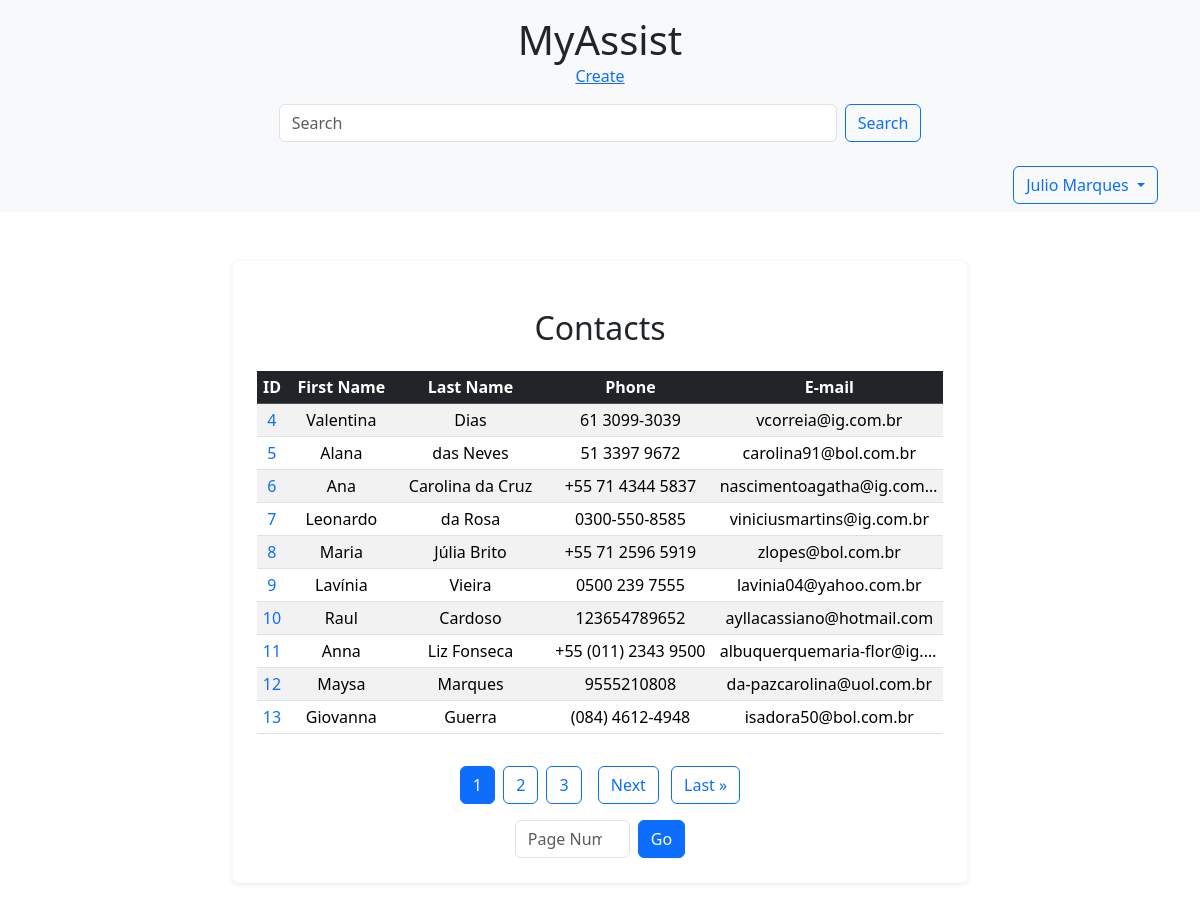
Screenshot of /home/ (signed in) with the database file from the repository.
### accounts/models.py (models this page shows, shortened)
class User(AbstractBaseUser, PermissionsMixin):
    first_name = models.CharField(_("first name"), max_length=150, blank=True)
    email = models.EmailField(_("email address"), unique=True)
    is_staff = models.BooleanField(
        _("staff status"),
        default=False,
        help_text=_(
            "Designates whether the user can log into this admin site."),
    )
    is_active = models.BooleanField(
        _("active"),
        default=True,
        help_text=_(
            "Designates whether this user should be treated as active. "
            "Unselect this instead of deleting accounts."
        ),
    )
    date_joined = models.DateTimeField(_("date joined"), default=timezone.now)
    objects = UserManager()
    EMAIL_FIELD = "email"
    USERNAME_FIELD = "email"
    REQUIRED_FIELDS = []
    class Meta:
        verbose_name = _("user")
        verbose_name_plural = _("users")

class Account(models.Model):
    first_name = models.CharField(max_length=50)
    last_name = models.CharField(max_length=50, blank=True)
    phone = models.CharField(max_length=50)
    email = models.EmailField(max_length=254)
    created_date = models.DateTimeField(default=timezone.now)
    description = models.TextField(blank=True)
    show = models.BooleanField(default=True)
    picture = models.ImageField(blank=True, upload_to='pictures/%Y/%m/')
    category = models.ForeignKey(
        Category, on_delete=models.SET_NULL, blank=True, null=True)
    owner = models.ForeignKey(
        User, on_delete=models.SET_NULL, blank=True, null=True)

### accounts/views.py (the view)
# urls.py: path('home/', home, name='home'),
@login_required
def home(request):
    accounts = Account.objects.filter(show=True)
    paginator = Paginator(accounts, 10)
    page_number = request.GET.get("page")
    page_obj = paginator.get_page(page_number)
    print(accounts.query)
    context = {
        'page_obj': page_obj,
    }
    return render(request, 'accounts/home.html', context)

### accounts/templates/accounts/home.html (shortened to what this page needs)
{% extends "accounts/base.html" %}
{% block description %}
<div class="table-responsive">
    <table class="table table-striped table-hover table-sm">
        <h2 class="card-title mb-4">Contacts</h2>
        <thead class="table-dark">
            <tr>
                <th class="text-nowrap">ID</th>
                <th class="text-nowrap">First Name</th>
                <th class="text-nowrap">Last Name</th>
                <th class="text-nowrap">Phone</th>
                <th class="text-nowrap">E-mail</th>
            </tr>
        </thead>
        <tbody>
            {% for account in page_obj %}
            <tr>
                <td class="text-truncate text-nowrap" style="max-width: 100px;">
                    <a href="{% url 'contact' contact_id=account.id %}" class="text-primary text-decoration-none">
                        {{ account.id }}
                    </a>
                </td>
                <td class="text-truncate text-nowrap" style="max-width: 150px;">
                    {{ account.first_name }}
                </td>
                <td class="text-truncate text-nowrap" style="max-width: 150px;">
                    {{ account.last_name }}
                </td>
                <td class="text-truncate text-nowrap" style="max-width: 150px;">
                    {{ account.phone }}
                </td>
                <td class="text-truncate text-nowrap" style="max-width: 200px;">
                    {{ account.email }}
                </td>
            </tr>
            {% endfor %}
        </tbody>
    </table>
</div>
{% endblock %}

### accounts/templates/accounts/base.html (shortened to what this page needs)
{% load static %}
<!DOCTYPE html>
<html lang="en">
<head>
    <link href="{% static 'css/bootstrap.min.css' %}" rel="stylesheet">
</head>
<body>
    {% include 'accounts/header.html' %}
    <nav class="navbar navbar-expand-lg navbar-light bg-light">
        <div class="container">
            <div class="collapse navbar-collapse" id="navbarNav">
                {% if user.is_authenticated %}
                <div class="ms-auto">
                    <div class="dropdown">
                        <button class="btn btn-outline-primary dropdown-toggle" type="button" id="userDropdown"
                            data-bs-toggle="dropdown" aria-expanded="false">
                            {{ user.first_name }}
                        </button>
                    </div>
                </div>
                {% else %}
                <a class="btn btn-outline-primary ms-auto" href="{% url 'login' %}">Log In</a>
                {% endif %}
            </div>
        </div>
    </nav>
    <div class="container py-5">
        <div class="row justify-content-center">
            <div class="col-md-10 col-lg-8">
                <div class="card text-center shadow-sm border-light">
                    <div class="card-body p-4">
                        <p class="card-text mb-4">
                            {% block description %}{% endblock %}
                        </p>
                        {% include 'accounts/pagination.html' %}
                    </div>
                </div>
            </div>
        </div>
    </div>
</body>
</html>

### rows the page displays
User: first_name "Julio Marques"
Account: id "4", first_name "Valentina", last_name "Dias", phone "61 3099-3039", email "vcorreia@ig.com.br"
Account: id "5", first_name "Alana", last_name "das Neves", phone "51 3397 9672", email "carolina91@bol.com.br"
Account: id "6", first_name "Ana", last_name "Carolina da Cruz", phone "+55 71 4344 5837", email "nascimentoagatha@ig.com…"
Account: id "7", first_name "Leonardo", last_name "da Rosa", phone "0300-550-8585", email "viniciusmartins@ig.com.br"
Account: id "8", first_name "Maria", last_name "Júlia Brito", phone "+55 71 2596 5919", email "zlopes@bol.com.br"
Account: id "9", first_name "Lavínia", last_name "Vieira", phone "0500 239 7555", email "lavinia04@yahoo.com.br"
Account: id "10", first_name "Raul", last_name "Cardoso", phone "123654789652", email "ayllacassiano@hotmail.com"
Account: id "11", first_name "Anna", last_name "Liz Fonseca", phone "+55 (011) 2343 9500", email "albuquerquemaria-flor@ig.…"
Account: id "12", first_name "Maysa", last_name "Marques", phone "9555210808", email "da-pazcarolina@uol.com.br"
Account: id "13", first_name "Giovanna", last_name "Guerra", phone "(084) 4612-4948", email "isadora50@bol.com.br"

### other values shown
{{ num }} "1"
{{ num }} "2" "3"
